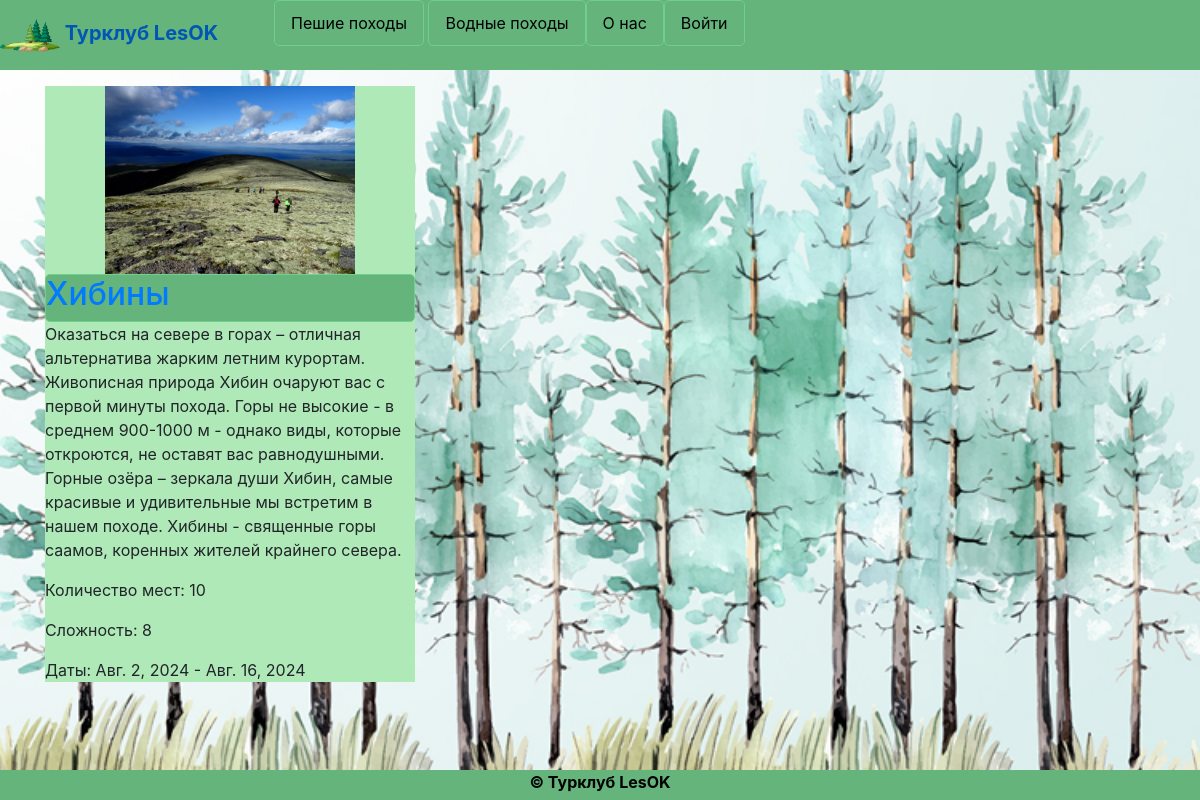
The page /product/6/ on the database its author committed.
### wsapp/models.py (models this page shows, shortened)
class Type(models.Model):
    title_t = models.CharField(max_length=30, verbose_name='Название',)
    class Meta:
        verbose_name = 'Тип тура'
        verbose_name_plural = 'Типы тура'

class Product(models.Model):
    title_pr = models.CharField(max_length=70, verbose_name='Название',)
    date_start = models.DateField(default=now, editable=True, verbose_name='Дата начала тура')
    date_finish = models.DateField(default=date_start, editable=True, verbose_name='Дата окончания тура')
    difficulte = models.PositiveIntegerField(default=1,validators=[MaxValueValidator(100),MinValueValidator(1)], verbose_name='Сложность');
    numbers = models.PositiveIntegerField(verbose_name='Количество мест',)
    description_pr = models.CharField(max_length=500, verbose_name='Описание',)
    image = models.FileField(null=True, blank=True, upload_to='static/products/', verbose_name='Изображение',)
    subtype = models.ForeignKey(Subtype, on_delete=models.SET_NULL, null=True, blank=True, verbose_name='Подтип')
    type = models.ForeignKey(Type, on_delete=models.SET_NULL, null=True, blank=True, verbose_name='Тип')
    class Meta:
        verbose_name = 'Тур'
        verbose_name_plural = 'Тур'

### wsapp/views.py (the view, shortened to what this page needs)
# urls.py: path('product/<int:id_product>/', views.product, name='product'),
def product(request, id_product):
    person = auth.get_user(request)
    template = 'product_det.html'
    prod = Product.objects.get(id=id_product)
    reviews = Review.objects.filter(product=prod).select_related('person').values('mark', 'review', 'person__username')
    context = {
        'product': prod,
        'reviews': reviews,
        'list_types': nav()
    }
    return render(request, template, context)

### wsapp/views.py (called while the page is built)
def nav():
    list_types = []
    types = Type.objects.all().prefetch_related('subtype_set')
    for type in types:
        object_type = {}
        object_type['id'] = type.id
        object_type['title_t'] = type.title_t
        object_type['list_subtypes'] = type.subtype_set.all().values('id', 'title_subt')
        list_types.append(object_type)
    return list_types

### templates/product_det.html (shortened to what this page needs)
{% extends "base.html" %}
{% load static %}
{% load filters %}
{% block nav %}
{% include 'nav.html' with list_types=list_types%}
{% endblock %}
{% block content %}
<main role="main">
  <div class="container mt-3">
    <div class="row">
      <div class="col-md-12">
        {% include 'product.html' with product=product%}
      </div>
    </div>
  </div>
</main>
{% endblock %}

### templates/nav.html (shortened to what this page needs)
{% load static %}
<link rel="stylesheet" href="{% static 'css\my_nav_css.css' %}">
<div class="topnav">
  <a class="navbar-brand" href="/" >
    <div>
      <img src= "{% static 'logo.svg' %}" alt="" width="60" height="60">
        Турклуб LesOK
      </div>
    </a>
  <ul>
      {% for type in list_types %}
        <li class="dropdown">
          <a href="javascript:void(0)" class="dropbtn">{{ type.title_t }}</a>
        </li>
      {% endfor %}
    </ul>
    <li class="nav-item dropdown">
      <a href="/about">
        О нас</a>
    </li>
  <li class="info">
      {% if request.user.is_authenticated %}
        <a href="/cart">
          Корзина</a>
        <a href="/logout">
          Выйти</a>
    {% else %}
          <a href="/login">
            Войти</a>
    {% endif %}
          </li>
</div>

### templates/product.html (shortened to what this page needs)
{% load static %}
<link rel="stylesheet" href="{% static 'css\product_css.css' %}">
<div class="product">
  <img class="prod_image" src="/{{ product.image }}">
<a class="linka" href="{% url 'product' product.id %}">
  <h2>{{ product.title_pr }}</h2>
</a>
<p>{{ product.description_pr }}</p>
<p>Количество мест: {{ product.numbers }}</p>
<p>Сложность: {{ product.difficulte}} </p>
<p>Даты: {{ product.date_start }} - {{ product.date_finish }} </p>
</div>

### static/css/main.css (style rules this page uses)
body { background-image: url("../bg.jpg"); z-index: 1; background-repeat: no-repeat; background-attachment: fixed; background-position: center center; background-size: cover; position: relative; min-height: 100vh; }
.row { top: 100px; bottom: 70px; }

### static/css/my_nav_css.css (style rules this page uses)
.topnav { list-style-type: none; margin: 0; padding: 0; display: inline-flex; width: 100%; overflow: visible; background-color: #64b47c; list-style-type: none; clear:both; }
li a,.dropbtn { border: 1px solid #70cf8d; border-radius: 5px; display: inline-block; color: #000000; text-align: center; padding: 10px 16px; text-decoration: none; }
.navbar-brand { font-weight: bold; border: none; }
li.dropdown { display: inline-block; }
.info { float: right; }

### static/css/product_css.css (style rules this page uses)
.prod_image { width: 250px; display: block; margin: 0 auto; }
.btn_add, .linka { display: block; margin: 0 auto; background-color: #64b47c; border: 1px solid #70cf8d; border-radius: 5px; }
.product { width: 370px; border: none; border-width: none; background-color: rgb(176, 233, 184); backdrop-filter: alpha(opacity=100); }

### rows shown on the page
Type: title_t "Пешие походы"
Type: title_t "Водные походы"
Product: image (picture), title_pr "Хибины", description_pr "Оказаться на севере в горах – отличная альтернатива жарким летним курортам. Живописная природа Хибин очаруют вас с первой минуты похода. Горы не высокие - в среднем 900-1000 м - однако виды, которые откроются, не оставят вас равнодушными. Горные озёра – зеркала души Хибин, самые красивые и удивительные мы встретим в нашем походе. Хибины - священные горы саамов, коренных жителей крайнего севера.", numbers "10", difficulte "8", date_start "Авг. 2, 2024", date_finish "Авг. 16, 2024"
